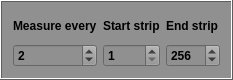
       <widget class="QFrame" name="frame_7">
        <property name="maximumSize">
         <size>
          <width>16777215</width>
          <height>80</height>
         </size>
        </property>
        <property name="palette">
         <palette>
          <active>
           <colorrole role="WindowText">
            <brush brushstyle="SolidPattern">
             <color alpha="255">
              <red>0</red>
              <green>0</green>
              <blue>0</blue>
             </color>
            </brush>
           </colorrole>
           <colorrole role="Button">
            <brush brushstyle="SolidPattern">
             <color alpha="255">
              <red>144</red>
              <green>144</green>
              <blue>144</blue>
             </color>
            </brush>
           </colorrole>
           <colorrole role="Light">
            <brush brushstyle="SolidPattern">
             <color alpha="255">
              <red>255</red>
              <green>255</green>
              <blue>255</blue>
             </color>
            </brush>
           </colorrole>
           <colorrole role="Midlight">
            <brush brushstyle="SolidPattern">
             <color alpha="255">
              <red>220</red>
              <green>220</green>
              <blue>220</blue>
             </color>
            </brush>
           </colorrole>
           <colorrole role="Dark">
            <brush brushstyle="SolidPattern">
             <color alpha="255">
              <red>93</red>
              <green>93</green>
              <blue>93</blue>
             </color>
            </brush>
           </colorrole>
           <colorrole role="Mid">
            <brush brushstyle="SolidPattern">
             <color alpha="255">
              <red>124</red>
              <green>124</green>
              <blue>124</blue>
             </color>
            </brush>
           </colorrole>
           <colorrole role="Text">
            <brush brushstyle="SolidPattern">
             <color alpha="255">
              <red>0</red>
              <green>0</green>
              <blue>0</blue>
             </color>
            </brush>
           </colorrole>
           <colorrole role="BrightText">
            <brush brushstyle="SolidPattern">
             <color alpha="255">
              <red>121</red>
              <green>121</green>
              <blue>121</blue>
             </color>
            </brush>
           </colorrole>
           <colorrole role="ButtonText">
            <brush brushstyle="SolidPattern">
             <color alpha="255">
              <red>0</red>
              <green>0</green>
              <blue>0</blue>
             </color>
            </brush>
           </colorrole>
           <colorrole role="Base">
            <brush brushstyle="SolidPattern">
             <color alpha="255">
              <red>144</red>
              <green>144</green>
              <blue>144</blue>
             </color>
            </brush>
           </colorrole>
           <colorrole role="Window">
            <brush brushstyle="SolidPattern">
             <color alpha="255">
              <red>144</red>
              <green>144</green>
              <blue>144</blue>
             </color>
            </brush>
           </colorrole>
           <colorrole role="Shadow">
            <brush brushstyle="SolidPattern">
             <color alpha="255">
              <red>0</red>
              <green>0</green>
              <blue>0</blue>
             </color>
            </brush>
           </colorrole>
           <colorrole role="AlternateBase">
            <brush brushstyle="SolidPattern">
             <color alpha="255">
              <red>220</red>
              <green>220</green>
              <blue>220</blue>
             </color>
            </brush>
           </colorrole>
           <colorrole role="NoRole">
            <brush brushstyle="SolidPattern">
             <color alpha="255">
              <red>145</red>
              <green>145</green>
              <blue>145</blue>
             </color>
            </brush>
           </colorrole>
           <colorrole role="ToolTipBase">
            <brush brushstyle="SolidPattern">
             <color alpha="255">
              <red>255</red>
              <green>255</green>
              <blue>220</blue>
             </color>
            </brush>
           </colorrole>
           <colorrole role="ToolTipText">
            <brush brushstyle="SolidPattern">
             <color alpha="255">
              <red>0</red>
              <green>0</green>
              <blue>0</blue>
             </color>
            </brush>
           </colorrole>
          </active>
          <inactive>
           <colorrole role="WindowText">
            <brush brushstyle="SolidPattern">
             <color alpha="255">
              <red>0</red>
              <green>0</green>
              <blue>0</blue>
             </color>
            </brush>
           </colorrole>
           <colorrole role="Button">
            <brush brushstyle="SolidPattern">
             <color alpha="255">
              <red>144</red>
              <green>144</green>
              <blue>144</blue>
             </color>
            </brush>
           </colorrole>
           <colorrole role="Light">
            <brush brushstyle="SolidPattern">
             <color alpha="255">
              <red>255</red>
              <green>255</green>
              <blue>255</blue>
             </color>
            </brush>
           </colorrole>
           <colorrole role="Midlight">
            <brush brushstyle="SolidPattern">
             <color alpha="255">
              <red>220</red>
              <green>220</green>
              <blue>220</blue>
             </color>
            </brush>
           </colorrole>
           <colorrole role="Dark">
            <brush brushstyle="SolidPattern">
             <color alpha="255">
              <red>93</red>
              <green>93</green>
              <blue>93</blue>
             </color>
            </brush>
           </colorrole>
           <colorrole role="Mid">
            <brush brushstyle="SolidPattern">
             <color alpha="255">
              <red>124</red>
              <green>124</green>
              <blue>124</blue>
             </color>
            </brush>
           </colorrole>
           <colorrole role="Text">
            <brush brushstyle="SolidPattern">
             <color alpha="255">
              <red>0</red>
              <green>0</green>
              <blue>0</blue>
             </color>
            </brush>
           </colorrole>
           <colorrole role="BrightText">
            <brush brushstyle="SolidPattern">
             <color alpha="255">
              <red>121</red>
              <green>121</green>
              <blue>121</blue>
             </color>
            </brush>
           </colorrole>
           <colorrole role="ButtonText">
            <brush brushstyle="SolidPattern">
             <color alpha="255">
              <red>0</red>
              <green>0</green>
              <blue>0</blue>
             </color>
            </brush>
           </colorrole>
           <colorrole role="Base">
            <brush brushstyle="SolidPattern">
             <color alpha="255">
              <red>144</red>
              <green>144</green>
              <blue>144</blue>
             </color>
            </brush>
           </colorrole>
           <colorrole role="Window">
            <brush brushstyle="SolidPattern">
             <color alpha="255">
              <red>144</red>
              <green>144</green>
              <blue>144</blue>
             </color>
            </brush>
           </colorrole>
           <colorrole role="Shadow">
            <brush brushstyle="SolidPattern">
             <color alpha="255">
              <red>0</red>
              <green>0</green>
              <blue>0</blue>
             </color>
            </brush>
           </colorrole>
           <colorrole role="AlternateBase">
            <brush brushstyle="SolidPattern">
             <color alpha="255">
              <red>220</red>
              <green>220</green>
              <blue>220</blue>
             </color>
            </brush>
           </colorrole>
           <colorrole role="NoRole">
            <brush brushstyle="SolidPattern">
             <color alpha="255">
              <red>145</red>
              <green>145</green>
              <blue>145</blue>
             </color>
            </brush>
           </colorrole>
           <colorrole role="ToolTipBase">
            <brush brushstyle="SolidPattern">
             <color alpha="255">
              <red>255</red>
              <green>255</green>
              <blue>220</blue>
             </color>
            </brush>
           </colorrole>
           <colorrole role="ToolTipText">
            <brush brushstyle="SolidPattern">
             <color alpha="255">
              <red>0</red>
              <green>0</green>
              <blue>0</blue>
             </color>
            </brush>
           </colorrole>
          </inactive>
          <disabled>
           <colorrole role="WindowText">
            <brush brushstyle="SolidPattern">
             <color alpha="255">
              <red>93</red>
              <green>93</green>
              <blue>93</blue>
             </color>
            </brush>
           </colorrole>
           <colorrole role="Button">
            <brush brushstyle="SolidPattern">
             <color alpha="255">
              <red>144</red>
              <green>144</green>
              <blue>144</blue>
             </color>
            </brush>
           </colorrole>
           <colorrole role="Light">
            <brush brushstyle="SolidPattern">
             <color alpha="255">
              <red>255</red>
              <green>255</green>
              <blue>255</blue>
             </color>
            </brush>
           </colorrole>
           <colorrole role="Midlight">
            <brush brushstyle="SolidPattern">
             <color alpha="255">
              <red>220</red>
              <green>220</green>
              <blue>220</blue>
             </color>
            </brush>
           </colorrole>
           <colorrole role="Dark">
            <brush brushstyle="SolidPattern">
             <color alpha="255">
              <red>93</red>
              <green>93</green>
              <blue>93</blue>
             </color>
            </brush>
           </colorrole>
           <colorrole role="Mid">
            <brush brushstyle="SolidPattern">
             <color alpha="255">
              <red>124</red>
              <green>124</green>
              <blue>124</blue>
             </color>
            </brush>
           </colorrole>
           <colorrole role="Text">
            <brush brushstyle="SolidPattern">
             <color alpha="255">
              <red>93</red>
              <green>93</green>
              <blue>93</blue>
             </color>
            </brush>
           </colorrole>
           <colorrole role="BrightText">
            <brush brushstyle="SolidPattern">
             <color alpha="255">
              <red>121</red>
              <green>121</green>
              <blue>121</blue>
             </color>
            </brush>
           </colorrole>
           <colorrole role="ButtonText">
            <brush brushstyle="SolidPattern">
             <color alpha="255">
              <red>93</red>
              <green>93</green>
              <blue>93</blue>
             </color>
            </brush>
           </colorrole>
           <colorrole role="Base">
            <brush brushstyle="SolidPattern">
             <color alpha="255">
              <red>144</red>
              <green>144</green>
              <blue>144</blue>
             </color>
            </brush>
           </colorrole>
           <colorrole role="Window">
            <brush brushstyle="SolidPattern">
             <color alpha="255">
              <red>144</red>
              <green>144</green>
              <blue>144</blue>
             </color>
            </brush>
           </colorrole>
           <colorrole role="Shadow">
            <brush brushstyle="SolidPattern">
             <color alpha="255">
              <red>0</red>
              <green>0</green>
              <blue>0</blue>
             </color>
            </brush>
           </colorrole>
           <colorrole role="AlternateBase">
            <brush brushstyle="SolidPattern">
             <color alpha="255">
              <red>186</red>
              <green>186</green>
              <blue>186</blue>
             </color>
            </brush>
           </colorrole>
           <colorrole role="NoRole">
            <brush brushstyle="SolidPattern">
             <color alpha="255">
              <red>145</red>
              <green>145</green>
              <blue>145</blue>
             </color>
            </brush>
           </colorrole>
           <colorrole role="ToolTipBase">
            <brush brushstyle="SolidPattern">
             <color alpha="255">
              <red>255</red>
              <green>255</green>
              <blue>220</blue>
             </color>
            </brush>
           </colorrole>
           <colorrole role="ToolTipText">
            <brush brushstyle="SolidPattern">
             <color alpha="255">
              <red>0</red>
              <green>0</green>
              <blue>0</blue>
             </color>
            </brush>
           </colorrole>
          </disabled>
         </palette>
        </property>
        <property name="font">
         <font>
          <weight>75</weight>
          <bold>true</bold>
         </font>
        </property>
        <property name="styleSheet">
         <string notr="true"/>
        </property>
        <property name="frameShape">
         <enum>QFrame::Box</enum>
        </property>
        <property name="frameShadow">
         <enum>QFrame::Raised</enum>
        </property>
        <layout class="QGridLayout" name="gridLayout_8">
         <item row="2" column="1">
          <widget class="QDoubleSpinBox" name="C_ac_Start_strip">
           <property name="decimals">
            <number>0</number>
           </property>
           <property name="minimum">
            <double>1.000000000000000</double>
           </property>
           <property name="maximum">
            <double>3000.000000000000000</double>
           </property>
           <property name="singleStep">
            <double>1.000000000000000</double>
           </property>
           <property name="value">
            <double>1.000000000000000</double>
           </property>
          </widget>
         </item>
         <item row="2" column="2">
          <widget class="QDoubleSpinBox" name="C_ac_End_strip">
           <property name="buttonSymbols">
            <enum>QAbstractSpinBox::UpDownArrows</enum>
           </property>
           <property name="decimals">
            <number>0</number>
           </property>
           <property name="minimum">
            <double>1.000000000000000</double>
           </property>
           <property name="maximum">
            <double>3000.000000000000000</double>
           </property>
           <property name="value">
            <double>256.000000000000000</double>
           </property>
          </widget>
         </item>
         <item row="2" column="0">
          <widget class="QDoubleSpinBox" name="C_ac_every">
           <property name="decimals">
            <number>0</number>
           </property>
           <property name="minimum">
            <double>1.000000000000000</double>
           </property>
           <property name="maximum">
            <double>3000.000000000000000</double>
           </property>
           <property name="singleStep">
            <double>1.000000000000000</double>
           </property>
           <property name="value">
            <double>2.000000000000000</double>
           </property>
          </widget>
         </item>
         <item row="1" column="2">
          <widget class="QLabel" name="voltages_steps_label_CV_5">
           <property name="text">
            <string>End strip</string>
           </property>
          </widget>
         </item>
         <item row="1" column="0">
          <widget class="QLabel" name="max_voltage_label_CV_5">
           <property name="text">
            <string>Measure every</string>
           </property>
          </widget>
         </item>
         <item row="1" column="1">
          <widget class="QLabel" name="complience_label_CV_5">
           <property name="text">
            <string>Start strip</string>
           </property>
          </widget>
         </item>
        </layout>
       </widget>
